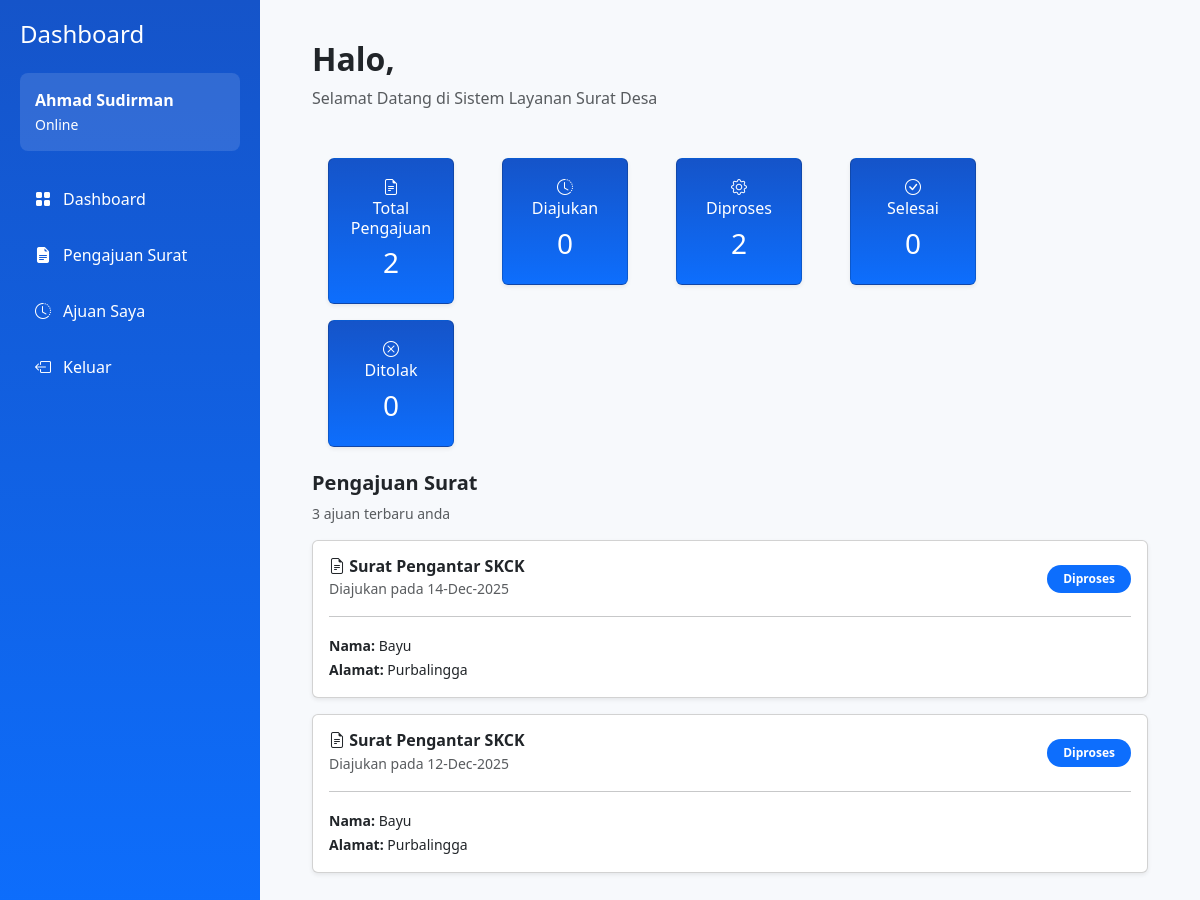
The app's page /WARGA/index.php with its own data.
### tables this page shows
CREATE TABLE `ajuan` (
  `id_ajuan` int NOT NULL,
  `id_surat` int NOT NULL,
  `id_user` int NOT NULL,
  `Nama` varchar(50) NOT NULL,
  `Tempat_lahir` varchar(50) NOT NULL,
  `Tanggal_lahir` date NOT NULL,
  `Jenis_kelamin` enum('Laki-laki','Perempuan') NOT NULL,
  `NIK` varchar(20) DEFAULT NULL,
  `Agama` enum('Islam','Kristen','Katolik','Hindu','Buddha','Konghucu') NOT NULL,
  `Pekerjaan` varchar(40) DEFAULT NULL,
  `Alamat` text NOT NULL,
  `NPWP` varchar(40) DEFAULT NULL,
  `Nama_usaha` varchar(40) DEFAULT NULL,
  `Lama_usaha` date DEFAULT NULL,
  `Alamat_usaha` text,
  `KTP` varchar(40) NOT NULL,
  `KK` varchar(40) DEFAULT NULL,
  `Akte` varchar(40) DEFAULT NULL,
  `Pas_foto` varchar(40) DEFAULT NULL,
  `Surat_pengantar` varchar(40) DEFAULT NULL,
  `Foto_persyaratan` varchar(40) DEFAULT NULL,
  `status` enum('Diajukan','Diproses','Selesai','Ditolak') NOT NULL,
  `Pengambilan` enum('Soft file','Hard file','Keduanya','') NOT NULL,
  `file` varchar(20) DEFAULT NULL,
  `Tanggal` date DEFAULT NULL,
  `created_at` datetime NOT NULL DEFAULT CURRENT_TIMESTAMP
);

CREATE TABLE `surat` (
  `id_surat` int NOT NULL,
  `nama_surat` varchar(100) NOT NULL,
  `deskripsi` text NOT NULL,
  `persyaratan` text NOT NULL
);

### WARGA/home.php (the view)
<main class="app-main">
   <div class="app-content-header">
     <div class="container-fluid">
       <div class="row">
         <h2 class="fw-bold mb-2">Halo,</h2>
         <p class="text-muted mb-4">Selamat Datang di Sistem Layanan Surat Desa</p>
       </div>
     </div>
   </div>
   <?php
   $id = 1;
   $totals = [
       'total_pengajuan' => 0,
       'Diajukan' => 0,
       'Diproses' => 0,
       'Selesai' => 0,
       'Ditolak' => 0
   ];
   $query_total = "
       SELECT status, COUNT(*) as jumlah
       FROM ajuan
       WHERE id_user = $id
       GROUP BY status
   ";
   $result_total = $koneksi->query($query_total);
   while($row = $result_total->fetch_assoc()){
       $totals['total_pengajuan'] += $row['jumlah'];
       $totals[$row['status']] = $row['jumlah'];
   }
   $query_latest = "
       SELECT ajuan.*, surat.nama_surat
       FROM ajuan
       JOIN surat ON ajuan.id_surat = surat.id_surat
       WHERE ajuan.id_user = $id
       ORDER BY ajuan.created_at DESC
       LIMIT 3
   ";
   $data_latest = $koneksi->query($query_latest);
   ?>
   <div class="app-content">
     <div class="container mt-4">
       <div class="row g-3 mb-4">
         <?php
         $counters = [
           ['label'=>'Total Pengajuan','icon'=>'bi-file-earmark-text','value'=>$totals['total_pengajuan']],
           ['label'=>'Diajukan','icon'=>'bi-clock-history','value'=>$totals['Diajukan']],
           ['label'=>'Diproses','icon'=>'bi-gear','value'=>$totals['Diproses']],
           ['label'=>'Selesai','icon'=>'bi-check-circle','value'=>$totals['Selesai']],
           ['label'=>'Ditolak','icon'=>'bi-x-circle','value'=>$totals['Ditolak']],
         ];
         foreach($counters as $c){
         ?>
         <div class="col-6 col-sm-4 col-md-3 col-lg-2 mx-3">
           <div class="card counter-card shadow-sm p-3 text-center text-white">
             <i class="bi <?= $c['icon'] ?> counter-icon"></i>
             <h6><?= $c['label'] ?></h6>
             <h3><?= $c['value'] ?></h3>
           </div>
         </div>
         <?php } ?>
       </div>
       <div class="row justify-content-between align-items-center mb-3">
         <h5 class="fw-bold section-title">Pengajuan Surat</h5>
         <small class="text-muted">3 ajuan terbaru anda</small>
       </div>
       <?php
       if($data_latest->num_rows == 0){
           echo "<p>Tidak ada ajuan</p>";
       } else {
           while($d = $data_latest->fetch_assoc()){
               $warna = match($d['status']){
                   'Diajukan' => 'warning',
                   'Diproses' => 'primary',
                   'Selesai' => 'success',
                   default => 'danger'
               };
       ?>
       <a class="text-decoration-none text-dark" href="?p=detail&id_ajuan=<?= $d['id_ajuan'] ?>">
         <div class="card pengajuan-card shadow-sm mb-3">
             <div class="card-body">
               <div class="d-flex justify-content-between align-items-center">
                 <div>
                   <h6 class="fw-bold mb-0"><i class="bi bi-file-earmark-text"></i> <?= $d['nama_surat'] ?></h6>
                   <small class="text-muted">Diajukan pada <?= date('d-M-Y', strtotime($d['created_at'])) ?></small>
                 </div>
                 <span class="badge bg-<?= $warna ?> text-white rounded-pill px-3 py-2">
                   <?= $d['status'] ?>
                 </span>
               </div>
               <hr>
               <div class="row">
                 <div class="col-md-6">
                   <small><strong>Nama:</strong> <?= $d['Nama'] ?></small><br>
                   <small><strong>Alamat:</strong> <?= $d['Alamat'] ?></small>
                 </div>
               </div>
             </div>
         </div>
       </a>
       <?php
           }
       }
       ?>
     </div>
   </div>
</main>

### WARGA/style.css (style rules this page uses)
body { background: #f7f9fc; font-family: 'Segoe UI', sans-serif; }
.counter-card { background: linear-gradient(rgb(21, 84, 201),#0d6efd); color: white; transition: 0.2s; cursor: pointer; }
.pengajuan-card { cursor: pointer; transition: 0.2s; }

### records on screen
ajuan: id_surat.nama_surat "Surat Pengantar SKCK", created_at "14-Dec-2025", status "Diproses", Nama "Bayu", Alamat "Purbalingga"
ajuan: id_surat.nama_surat "Surat Pengantar SKCK", created_at "12-Dec-2025", status "Diproses", Nama "Bayu", Alamat "Purbalingga"

### other values on screen
$c['label'] "Total Pengajuan"
$c['value'] "2"
$c['label'] "Diajukan"
$c['value'] "0"
$c['label'] "Diproses"
$c['label'] "Selesai"
$c['label'] "Ditolak"
